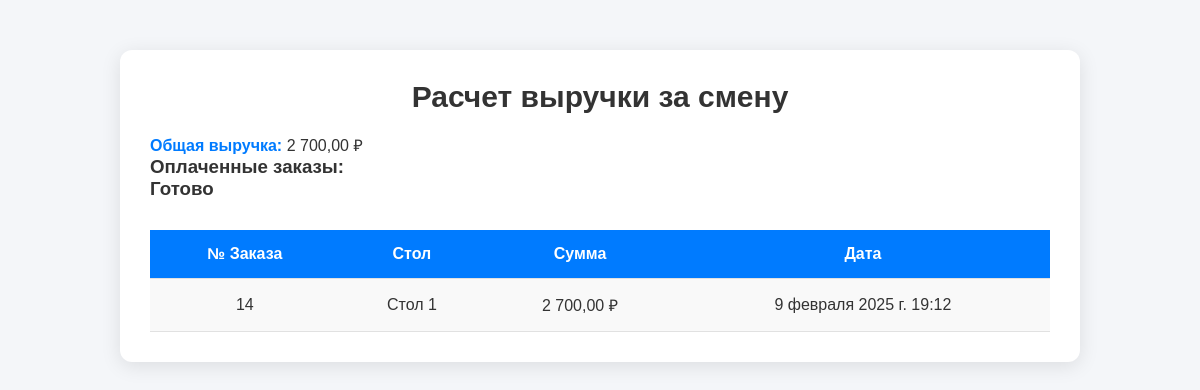
Page /orders/revenue/ on the committed database.
### orders/models.py (models this page shows, shortened)
class Order(models.Model):
    READY = 0
    PAID = 1
    WAITING = 2
    STATUSES = (
        (WAITING, 'в ожидании'),
        (PAID, 'оплачено'),
        (READY, 'готово'),
    )
    table_number = models.ForeignKey(Table, on_delete=models.CASCADE)
    basket_history = models.JSONField(default=dict)
    created = models.DateTimeField(auto_now_add=True)
    initiator = models.ForeignKey(User, on_delete=models.CASCADE, blank=True, null=True)
    status = models.SmallIntegerField(default=WAITING, choices=STATUSES)
    order_total = models.DecimalField(max_digits=10, decimal_places=2, default=0)  # Добавляем поле для общей суммы
    class Meta:
        verbose_name = ("Order")
        verbose_name_plural = ("Orders")

### main/models.py (models this page shows)
class Table(models.Model):
    table_number = models.IntegerField("Номер стола", unique=True)
    class Meta:
        verbose_name = "Table"
        verbose_name_plural = "Tables"
    def __str__(self):
        return f"Стол {self.table_number}"

### orders/views.py (the view)
# urls.py: path('revenue/', RevenueView.as_view(), name='revenue'),
class RevenueView(View):
    def get(self, request):
        paid_orders = Order.objects.filter(status=Order.PAID)
        total_revenue = sum(order.order_total for order in paid_orders)
        context = {
            'paid_orders': paid_orders,
            'total_revenue': total_revenue,
        }
        return render(request, 'orders/revenue.html', context)

### main/context_processors.py (called while the page is built)
def basket(request):
    user = request.user
    baskets = Basket.objects.filter(user=user) if user.is_authenticated else []
    order_total = sum(basket.product.price * basket.quantity for basket in baskets)
    return {
        'basket': baskets,
        'order_total': order_total,
    }

### orders/templates/orders/revenue.html
{% extends "main/base.html" %}
{% load static %}
{% load humanize %}
{% block extra_css %}
    <link rel="stylesheet" href="{% static 'orders/css/revenue/revenue.css' %}">
{% endblock %}
{% block body %}
  <div class="container">
    <h2>Расчет выручки за смену</h2>
    <p><strong>Общая выручка: </strong>{{ total_revenue|intcomma }} ₽</p>
    <h3>Оплаченные заказы:</h3>
    {% if paid_orders %}
    <h3 value="0" {% if request.GET.status == "0" %}selected{% endif %}>Готово</h3>
      <table>
        <thead>
          <tr>
            <th>№ Заказа</th>
            <th>Стол</th>
            <th>Сумма</th>
            <th>Дата</th>
          </tr>
        </thead>
        <tbody>
          {% for order in paid_orders %}
            <tr>
              <td>{{ order.id }}</td>
              <td>{{ order.table_number }}</td>
              <td>{{ order.order_total|intcomma }} ₽</td>
              <td>{{ order.created }}</td>
            </tr>
          {% endfor %}
        </tbody>
      </table>
    {% else %}
      <p>Нет оплаченных заказов за эту смену.</p>
    {% endif %}
  </div>
{% endblock %}

### orders/static/orders/css/revenue/revenue.css (style rules this page uses)
.container { max-width: 900px; margin: 50px auto; padding: 30px; background: #ffffff; border-radius: 12px; box-shadow: 0px 4px 20px rgba(0, 0, 0, 0.1); }
h2 { font-size: 30px; font-weight: 700; color: #333; margin-bottom: 20px; text-align: center; }
table { width: 100%; border-collapse: collapse; margin-top: 30px; }
table th, table td { padding: 15px; text-align: center; border-bottom: 1px solid #e1e1e1; font-size: 16px; }
table th { background-color: #007bff; color: white; font-weight: bold; }
table td { background-color: #f9f9f9; }
strong { color: #007bff; font-weight: 600; }

### main/static/main/css/base/base.css (style rules this page uses)
* { margin: 0; padding: 0%; font-family: 'Trebuchet MS', 'Lucida Sans Unicode', 'Lucida Grande', 'Lucida Sans', Arial, sans-serif; }

### rows in the picture
Order: id "14", table_number "Стол 1", order_total "2 700,00", created "9 февраля 2025 г. 19:12"

### other values in the picture
{{ total_revenue|intcomma }} "2 700,00"
